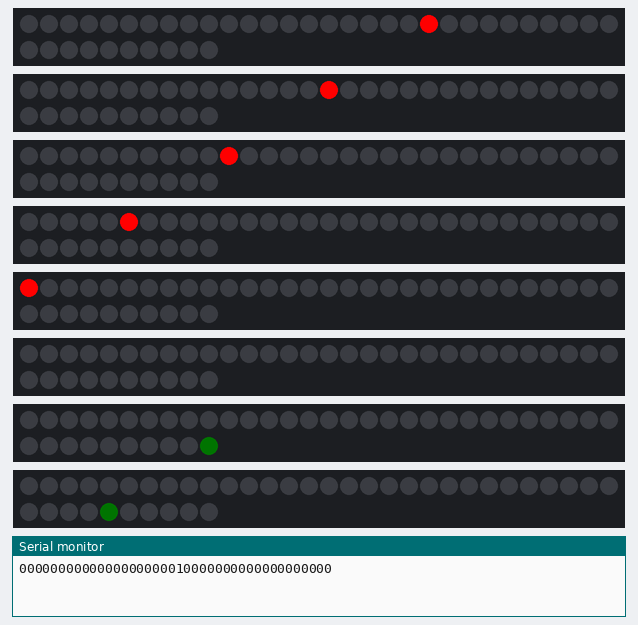
A program run on a simulated Teensy 3. On the bench: 8 × 40 RGB LEDs in strip order, left to right, continuing on the next row, the last lines printed to the serial monitor. Dim RGB values are drawn brighter than linear.

Above: at 0.24 s.
At 5.36 s:
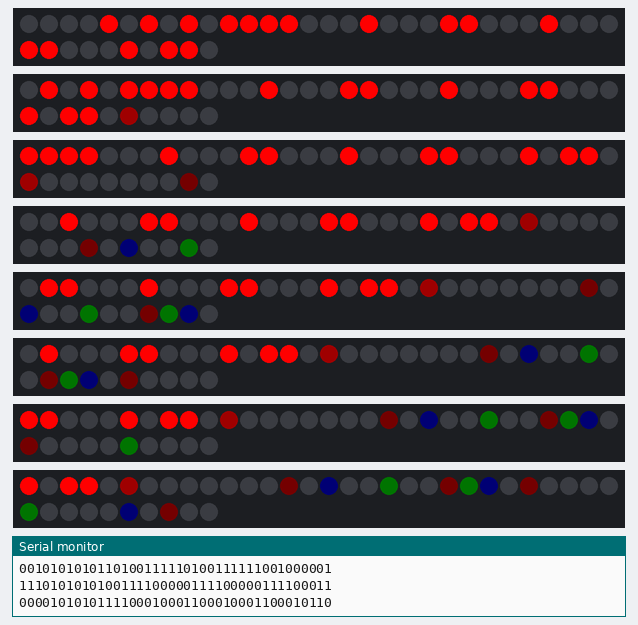
At 10.01 s:
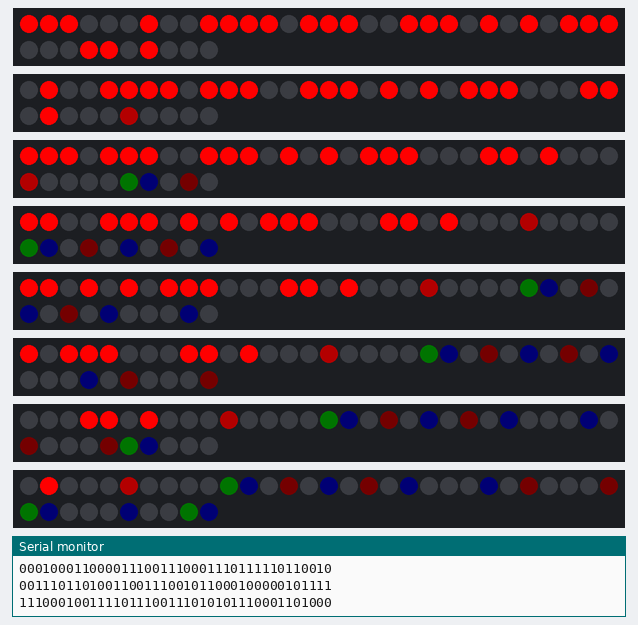
At 19.95 s:
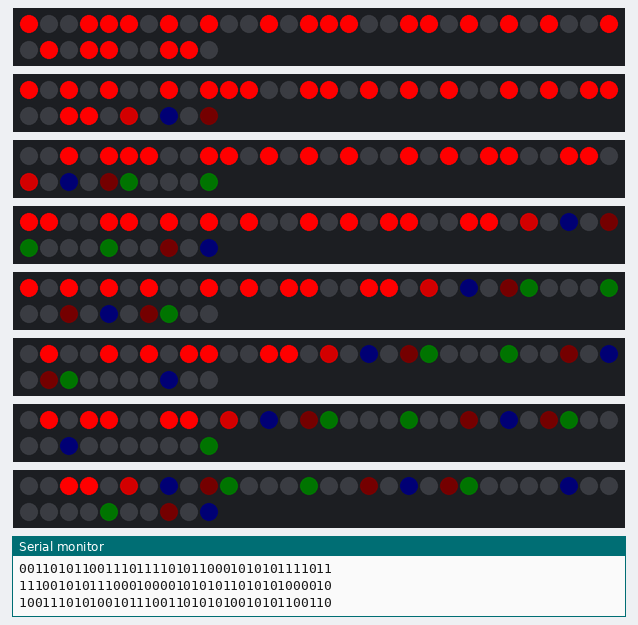
At 28.92 s:
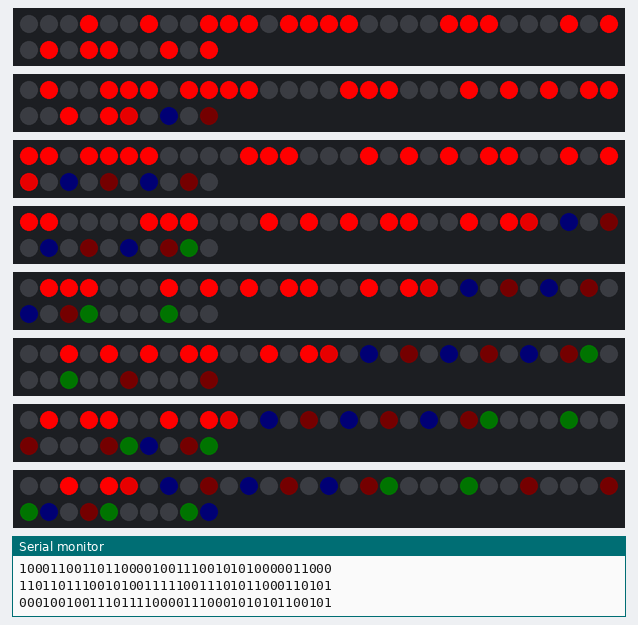
At 39.82 s:
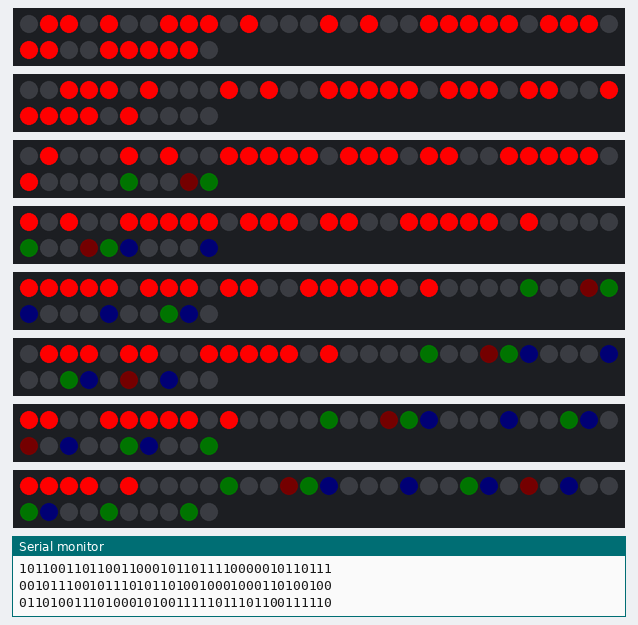

The program:

main.cpp
```cpp
#include <Arduino.h>
// #include <bluefruit.h>
#include <FastLED.h>

#define LED_PIN_COUNT 8
#define ROW_LENGTH (5*LED_PIN_COUNT)

CRGB leds[ROW_LENGTH];

int generation;
int ruleset[] = {0, 1, 1, 1, 1, 0, 0, 0};
int setA[ROW_LENGTH];
int setB[ROW_LENGTH];
int *setC;
int *current;
int *next;

void setup()
{
  {
    CRGB* ledPtr = leds;
    FastLED.addLeds<NEOPIXEL, 21>(ledPtr, ROW_LENGTH); ledPtr += 5;
    FastLED.addLeds<NEOPIXEL, 18>(ledPtr, ROW_LENGTH); ledPtr += 5;
    FastLED.addLeds<NEOPIXEL, 6>(ledPtr, ROW_LENGTH); ledPtr += 5;
    FastLED.addLeds<NEOPIXEL, 3>(ledPtr, ROW_LENGTH); ledPtr += 5;
    FastLED.addLeds<NEOPIXEL, 5>(ledPtr, ROW_LENGTH); ledPtr += 5;
    FastLED.addLeds<NEOPIXEL, 2>(ledPtr, ROW_LENGTH); ledPtr += 5;
    FastLED.addLeds<NEOPIXEL, 17>(ledPtr, ROW_LENGTH); ledPtr += 5;
    FastLED.addLeds<NEOPIXEL, 15>(ledPtr, ROW_LENGTH);
  }


  for (int i = 0; i < ROW_LENGTH; i++)
  {
    setA[i] = 0;
  }
  setA[ROW_LENGTH / 2] = 1;
  generation = 0;
  current = setA;
  next = setB;
  Serial.begin(115200);
  // while (!Serial)
  // {
  //   delay(10);
  // }

}

void generate()
{
  for (int i = 0; i < ROW_LENGTH; i++)
  {
    if (current[i]) {
      leds[i].r = 255;
    } else {
      leds[i].r = 0;
    }
    leds[i].g = 0;
    leds[i].b = 0;
  }
  delay(150);
  FastLED.show();

  for (int i = 0; i < ROW_LENGTH; i++)
  {
    Serial.print(current[i], DEC);
  }
  Serial.println();

  for (int i = 0; i < ROW_LENGTH; i++)
  {
    int left = current[((i - 1) + ROW_LENGTH) % ROW_LENGTH];
    int center = current[i];
    int right = current[(i + 1) % ROW_LENGTH];

    //This "left<<2 | center<<1 | right" gives you a Dec value, eg. 7 which is 111...
    //Then it looks up in the index i to find the rule
    next[i] = ruleset[(left << 2) | (center << 1) | right];
  }
  //setC  is assigned the address of the each element in setA
  setC = current;
  //swap each elements in each array
  current = next;
  next = setC;

  generation++;
}

void loop()
{
  generate();
  // Serial.print("HelloWorld");
}
```
